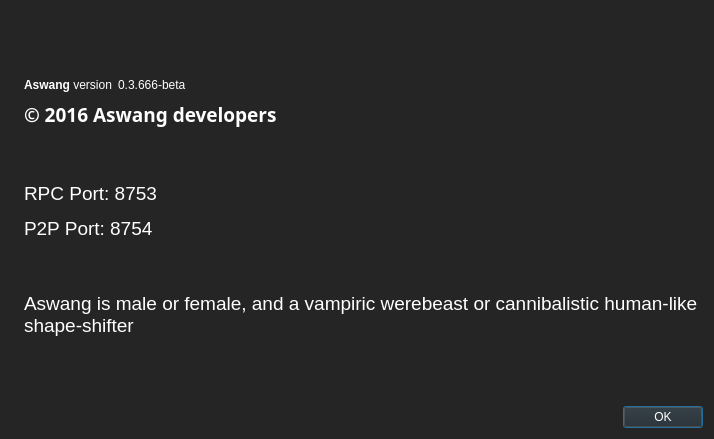
<?xml version="1.0" encoding="UTF-8"?>
<ui version="4.0">
 <class>AboutDialog</class>
 <widget class="QDialog" name="AboutDialog">
  <property name="geometry">
   <rect>
    <x>0</x>
    <y>0</y>
    <width>714</width>
    <height>439</height>
   </rect>
  </property>
  <property name="palette">
   <palette>
    <active>
     <colorrole role="WindowText">
      <brush brushstyle="SolidPattern">
       <color alpha="255">
        <red>255</red>
        <green>255</green>
        <blue>255</blue>
       </color>
      </brush>
     </colorrole>
     <colorrole role="Button">
      <brush brushstyle="SolidPattern">
       <color alpha="255">
        <red>37</red>
        <green>37</green>
        <blue>37</blue>
       </color>
      </brush>
     </colorrole>
     <colorrole role="Light">
      <brush brushstyle="SolidPattern">
       <color alpha="255">
        <red>55</red>
        <green>55</green>
        <blue>55</blue>
       </color>
      </brush>
     </colorrole>
     <colorrole role="Midlight">
      <brush brushstyle="SolidPattern">
       <color alpha="255">
        <red>46</red>
        <green>46</green>
        <blue>46</blue>
       </color>
      </brush>
     </colorrole>
     <colorrole role="Dark">
      <brush brushstyle="SolidPattern">
       <color alpha="255">
        <red>18</red>
        <green>18</green>
        <blue>18</blue>
       </color>
      </brush>
     </colorrole>
     <colorrole role="Mid">
      <brush brushstyle="SolidPattern">
       <color alpha="255">
        <red>24</red>
        <green>24</green>
        <blue>24</blue>
       </color>
      </brush>
     </colorrole>
     <colorrole role="Text">
      <brush brushstyle="SolidPattern">
       <color alpha="255">
        <red>255</red>
        <green>255</green>
        <blue>255</blue>
       </color>
      </brush>
     </colorrole>
     <colorrole role="BrightText">
      <brush brushstyle="SolidPattern">
       <color alpha="255">
        <red>255</red>
        <green>255</green>
        <blue>255</blue>
       </color>
      </brush>
     </colorrole>
     <colorrole role="ButtonText">
      <brush brushstyle="SolidPattern">
       <color alpha="255">
        <red>255</red>
        <green>255</green>
        <blue>255</blue>
       </color>
      </brush>
     </colorrole>
     <colorrole role="Base">
      <brush brushstyle="SolidPattern">
       <color alpha="255">
        <red>0</red>
        <green>0</green>
        <blue>0</blue>
       </color>
      </brush>
     </colorrole>
     <colorrole role="Window">
      <brush brushstyle="SolidPattern">
       <color alpha="255">
        <red>37</red>
        <green>37</green>
        <blue>37</blue>
       </color>
      </brush>
     </colorrole>
     <colorrole role="Shadow">
      <brush brushstyle="SolidPattern">
       <color alpha="255">
        <red>0</red>
        <green>0</green>
        <blue>0</blue>
       </color>
      </brush>
     </colorrole>
     <colorrole role="AlternateBase">
      <brush brushstyle="SolidPattern">
       <color alpha="255">
        <red>18</red>
        <green>18</green>
        <blue>18</blue>
       </color>
      </brush>
     </colorrole>
     <colorrole role="ToolTipBase">
      <brush brushstyle="SolidPattern">
       <color alpha="255">
        <red>255</red>
        <green>255</green>
        <blue>220</blue>
       </color>
      </brush>
     </colorrole>
     <colorrole role="ToolTipText">
      <brush brushstyle="SolidPattern">
       <color alpha="255">
        <red>0</red>
        <green>0</green>
        <blue>0</blue>
       </color>
      </brush>
     </colorrole>
    </active>
    <inactive>
     <colorrole role="WindowText">
      <brush brushstyle="SolidPattern">
       <color alpha="255">
        <red>255</red>
        <green>255</green>
        <blue>255</blue>
       </color>
      </brush>
     </colorrole>
     <colorrole role="Button">
      <brush brushstyle="SolidPattern">
       <color alpha="255">
        <red>37</red>
        <green>37</green>
        <blue>37</blue>
       </color>
      </brush>
     </colorrole>
     <colorrole role="Light">
      <brush brushstyle="SolidPattern">
       <color alpha="255">
        <red>55</red>
        <green>55</green>
        <blue>55</blue>
       </color>
      </brush>
     </colorrole>
     <colorrole role="Midlight">
      <brush brushstyle="SolidPattern">
       <color alpha="255">
        <red>46</red>
        <green>46</green>
        <blue>46</blue>
       </color>
      </brush>
     </colorrole>
     <colorrole role="Dark">
      <brush brushstyle="SolidPattern">
       <color alpha="255">
        <red>18</red>
        <green>18</green>
        <blue>18</blue>
       </color>
      </brush>
     </colorrole>
     <colorrole role="Mid">
      <brush brushstyle="SolidPattern">
       <color alpha="255">
        <red>24</red>
        <green>24</green>
        <blue>24</blue>
       </color>
      </brush>
     </colorrole>
     <colorrole role="Text">
      <brush brushstyle="SolidPattern">
       <color alpha="255">
        <red>255</red>
        <green>255</green>
        <blue>255</blue>
       </color>
      </brush>
     </colorrole>
     <colorrole role="BrightText">
      <brush brushstyle="SolidPattern">
       <color alpha="255">
        <red>255</red>
        <green>255</green>
        <blue>255</blue>
       </color>
      </brush>
     </colorrole>
     <colorrole role="ButtonText">
      <brush brushstyle="SolidPattern">
       <color alpha="255">
        <red>255</red>
        <green>255</green>
        <blue>255</blue>
       </color>
      </brush>
     </colorrole>
     <colorrole role="Base">
      <brush brushstyle="SolidPattern">
       <color alpha="255">
        <red>0</red>
        <green>0</green>
        <blue>0</blue>
       </color>
      </brush>
     </colorrole>
     <colorrole role="Window">
      <brush brushstyle="SolidPattern">
       <color alpha="255">
        <red>37</red>
        <green>37</green>
        <blue>37</blue>
       </color>
      </brush>
     </colorrole>
     <colorrole role="Shadow">
      <brush brushstyle="SolidPattern">
       <color alpha="255">
        <red>0</red>
        <green>0</green>
        <blue>0</blue>
       </color>
      </brush>
     </colorrole>
     <colorrole role="AlternateBase">
      <brush brushstyle="SolidPattern">
       <color alpha="255">
        <red>18</red>
        <green>18</green>
        <blue>18</blue>
       </color>
      </brush>
     </colorrole>
     <colorrole role="ToolTipBase">
      <brush brushstyle="SolidPattern">
       <color alpha="255">
        <red>255</red>
        <green>255</green>
        <blue>220</blue>
       </color>
      </brush>
     </colorrole>
     <colorrole role="ToolTipText">
      <brush brushstyle="SolidPattern">
       <color alpha="255">
        <red>0</red>
        <green>0</green>
        <blue>0</blue>
       </color>
      </brush>
     </colorrole>
    </inactive>
    <disabled>
     <colorrole role="WindowText">
      <brush brushstyle="SolidPattern">
       <color alpha="255">
        <red>18</red>
        <green>18</green>
        <blue>18</blue>
       </color>
      </brush>
     </colorrole>
     <colorrole role="Button">
      <brush brushstyle="SolidPattern">
       <color alpha="255">
        <red>37</red>
        <green>37</green>
        <blue>37</blue>
       </color>
      </brush>
     </colorrole>
     <colorrole role="Light">
      <brush brushstyle="SolidPattern">
       <color alpha="255">
        <red>55</red>
        <green>55</green>
        <blue>55</blue>
       </color>
      </brush>
     </colorrole>
     <colorrole role="Midlight">
      <brush brushstyle="SolidPattern">
       <color alpha="255">
        <red>46</red>
        <green>46</green>
        <blue>46</blue>
       </color>
      </brush>
     </colorrole>
     <colorrole role="Dark">
      <brush brushstyle="SolidPattern">
       <color alpha="255">
        <red>18</red>
        <green>18</green>
        <blue>18</blue>
       </color>
      </brush>
     </colorrole>
     <colorrole role="Mid">
      <brush brushstyle="SolidPattern">
       <color alpha="255">
        <red>24</red>
        <green>24</green>
        <blue>24</blue>
       </color>
      </brush>
     </colorrole>
     <colorrole role="Text">
      <brush brushstyle="SolidPattern">
       <color alpha="255">
        <red>18</red>
        <green>18</green>
        <blue>18</blue>
       </color>
      </brush>
     </colorrole>
     <colorrole role="BrightText">
      <brush brushstyle="SolidPattern">
       <color alpha="255">
        <red>255</red>
        <green>255</green>
        <blue>255</blue>
       </color>
      </brush>
     </colorrole>
     <colorrole role="ButtonText">
      <brush brushstyle="SolidPattern">
       <color alpha="255">
        <red>18</red>
        <green>18</green>
        <blue>18</blue>
       </color>
      </brush>
     </colorrole>
     <colorrole role="Base">
      <brush brushstyle="SolidPattern">
       <color alpha="255">
        <red>37</red>
        <green>37</green>
        <blue>37</blue>
       </color>
      </brush>
     </colorrole>
     <colorrole role="Window">
      <brush brushstyle="SolidPattern">
       <color alpha="255">
        <red>37</red>
        <green>37</green>
        <blue>37</blue>
       </color>
      </brush>
     </colorrole>
     <colorrole role="Shadow">
      <brush brushstyle="SolidPattern">
       <color alpha="255">
        <red>0</red>
        <green>0</green>
        <blue>0</blue>
       </color>
      </brush>
     </colorrole>
     <colorrole role="AlternateBase">
      <brush brushstyle="SolidPattern">
       <color alpha="255">
        <red>37</red>
        <green>37</green>
        <blue>37</blue>
       </color>
      </brush>
     </colorrole>
     <colorrole role="ToolTipBase">
      <brush brushstyle="SolidPattern">
       <color alpha="255">
        <red>255</red>
        <green>255</green>
        <blue>220</blue>
       </color>
      </brush>
     </colorrole>
     <colorrole role="ToolTipText">
      <brush brushstyle="SolidPattern">
       <color alpha="255">
        <red>0</red>
        <green>0</green>
        <blue>0</blue>
       </color>
      </brush>
     </colorrole>
    </disabled>
   </palette>
  </property>
  <property name="windowTitle">
   <string>About Aswang</string>
  </property>
  <layout class="QHBoxLayout" name="horizontalLayout_2">
   <item>
    <widget class="QLabel" name="label_4">
     <property name="sizePolicy">
      <sizepolicy hsizetype="Preferred" vsizetype="Ignored">
       <horstretch>0</horstretch>
       <verstretch>0</verstretch>
      </sizepolicy>
     </property>
     <property name="pixmap">
      <pixmap resource="../bitcoin.qrc">:/images/about</pixmap>
     </property>
    </widget>
   </item>
   <item>
    <layout class="QVBoxLayout" name="verticalLayout_2">
     <item>
      <spacer name="verticalSpacer_2">
       <property name="orientation">
        <enum>Qt::Vertical</enum>
       </property>
       <property name="sizeHint" stdset="0">
        <size>
         <width>20</width>
         <height>40</height>
        </size>
       </property>
      </spacer>
     </item>
     <item>
      <layout class="QHBoxLayout" name="horizontalLayout">
       <item>
        <widget class="QLabel" name="label">
         <property name="cursor">
          <cursorShape>IBeamCursor</cursorShape>
         </property>
         <property name="text">
          <string>&lt;b&gt;Aswang&lt;/b&gt; version</string>
         </property>
         <property name="textInteractionFlags">
          <set>Qt::LinksAccessibleByMouse|Qt::TextSelectableByKeyboard|Qt::TextSelectableByMouse</set>
         </property>
        </widget>
       </item>
       <item>
        <widget class="QLabel" name="versionLabel">
         <property name="cursor">
          <cursorShape>IBeamCursor</cursorShape>
         </property>
         <property name="text">
          <string notr="true">0.3.666-beta</string>
         </property>
         <property name="textInteractionFlags">
          <set>Qt::LinksAccessibleByMouse|Qt::TextSelectableByKeyboard|Qt::TextSelectableByMouse</set>
         </property>
        </widget>
       </item>
       <item>
        <spacer name="horizontalSpacer">
         <property name="orientation">
          <enum>Qt::Horizontal</enum>
         </property>
         <property name="sizeHint" stdset="0">
          <size>
           <width>40</width>
           <height>20</height>
          </size>
         </property>
        </spacer>
       </item>
      </layout>
     </item>
     <item>
      <widget class="QLabel" name="copyrightLabel">
       <property name="font">
        <font>
         <family>MS PGothic</family>
         <pointsize>18</pointsize>
         <weight>75</weight>
         <bold>true</bold>
        </font>
       </property>
       <property name="cursor">
        <cursorShape>IBeamCursor</cursorShape>
       </property>
       <property name="text">
        <string>&lt;html&gt;&lt;head/&gt;&lt;body&gt;&lt;p&gt;&lt;span style=&quot; font-size:14pt;&quot;&gt;© 2016 Aswang developers&lt;/span&gt;&lt;/p&gt;&lt;/body&gt;&lt;/html&gt;</string>
       </property>
       <property name="textInteractionFlags">
        <set>Qt::LinksAccessibleByMouse|Qt::TextSelectableByKeyboard|Qt::TextSelectableByMouse</set>
       </property>
      </widget>
     </item>
     <item>
      <widget class="QLabel" name="label_2">
       <property name="cursor">
        <cursorShape>IBeamCursor</cursorShape>
       </property>
       <property name="text">
        <string>&lt;html&gt;&lt;head/&gt;&lt;body&gt;&lt;p&gt;&lt;span style=&quot; font-size:14pt;&quot;&gt;&lt;br/&gt;&lt;/span&gt;&lt;/p&gt;&lt;p&gt;&lt;span style=&quot; font-size:14pt;&quot;&gt;RPC Port: 8753&lt;/span&gt;&lt;/p&gt;&lt;p&gt;&lt;span style=&quot; font-size:14pt;&quot;&gt;P2P Port: 8754&lt;/span&gt;&lt;/p&gt;&lt;p&gt;&lt;br/&gt;&lt;/p&gt;&lt;p&gt;&lt;span style=&quot; font-size:14pt;&quot;&gt;Aswang is male or female, and a vampiric werebeast or cannibalistic human-like shape-shifter&lt;/span&gt;&lt;/p&gt;&lt;/body&gt;&lt;/html&gt;</string>
       </property>
       <property name="wordWrap">
        <bool>true</bool>
       </property>
       <property name="textInteractionFlags">
        <set>Qt::LinksAccessibleByMouse|Qt::TextSelectableByKeyboard|Qt::TextSelectableByMouse</set>
       </property>
      </widget>
     </item>
     <item>
      <spacer name="verticalSpacer">
       <property name="orientation">
        <enum>Qt::Vertical</enum>
       </property>
       <property name="sizeHint" stdset="0">
        <size>
         <width>20</width>
         <height>40</height>
        </size>
       </property>
      </spacer>
     </item>
     <item>
      <widget class="QDialogButtonBox" name="buttonBox">
       <property name="orientation">
        <enum>Qt::Horizontal</enum>
       </property>
       <property name="standardButtons">
        <set>QDialogButtonBox::Ok</set>
       </property>
      </widget>
     </item>
    </layout>
   </item>
  </layout>
 </widget>
 <resources>
  <include location="../bitcoin.qrc"/>
 </resources>
 <connections>
  <connection>
   <sender>buttonBox</sender>
   <signal>accepted()</signal>
   <receiver>AboutDialog</receiver>
   <slot>accept()</slot>
   <hints>
    <hint type="sourcelabel">
     <x>360</x>
     <y>308</y>
    </hint>
    <hint type="destinationlabel">
     <x>157</x>
     <y>274</y>
    </hint>
   </hints>
  </connection>
  <connection>
   <sender>buttonBox</sender>
   <signal>rejected()</signal>
   <receiver>AboutDialog</receiver>
   <slot>reject()</slot>
   <hints>
    <hint type="sourcelabel">
     <x>428</x>
     <y>308</y>
    </hint>
    <hint type="destinationlabel">
     <x>286</x>
     <y>274</y>
    </hint>
   </hints>
  </connection>
 </connections>
</ui>
